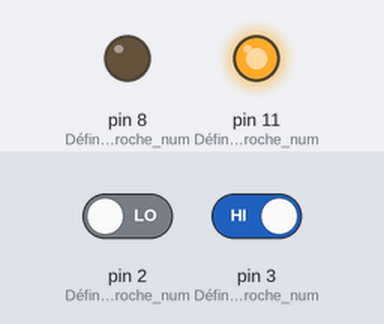
Bench run of a sketch on a simulated Arduino Uno, built with avr-gcc and run on an emulated ATmega328P. Parts: output pins drawn as LEDs (lit = HIGH). Dashed ring = blinking. The test bench sets the inputs (shaded band); at power-on: pin 2 (Définit_que_la_broche_num) LOW, pin 3 (Définit_que_la_broche_num) HIGH.

Above: at 1.2 s.
1.3 s: pin 2 (Définit_que_la_broche_num) driven HIGH
At 2.5 s:
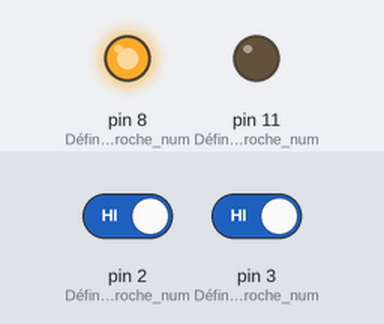
2.8 s: pin 3 (Définit_que_la_broche_num) driven LOW
At 3.0 s:
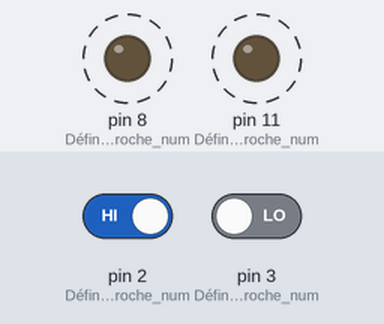
5.8 s: pin 3 (Définit_que_la_broche_num) driven HIGH
At 7.0 s:
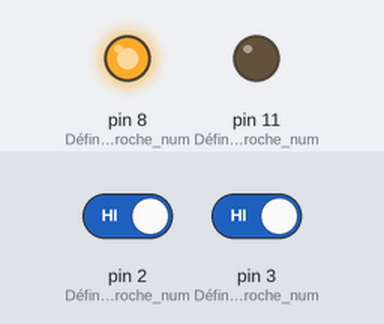
Timing chart, 0 to 8.8 s (numbered marks = the images above; inputs shaded):
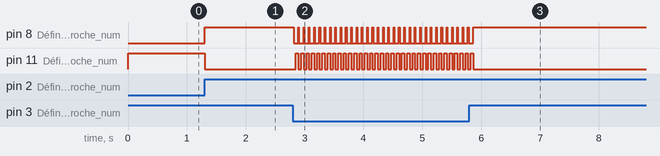

The sketch:

LED-bponoff-IntC.ino
```cpp
  int bpon ;                 // Met en place une variable ayant pour valeur un nombre entier naturel
  int bpoff ;                // Met en place une variable ayant pour valeur un nombre entier naturel
  boolean etat_bpoff = HIGH;

void setup() {

  pinMode(8, OUTPUT);         // Définit que la broche numéro 8 est une sortie
  pinMode(11, OUTPUT);        // Définit que la broche numéro 11 est une sortie
  pinMode(2, INPUT);          // Définit que la broche numéro 2 est une entrée
  pinMode(3, INPUT);          // Définit que la broche numéro 3 est une entrée
  digitalWrite (8, LOW);      // Met le niveau logique de la broche 8 à 0
  digitalWrite (11, HIGH);    // Met le niveau logique de la patte 11 à 1

}

void loop() {

  bpon = digitalRead (2);     // Attribue à la variable bpon la valeur logique de la broche numéro 2
  bpoff = digitalRead (3);    // Attribue à la variable bpoff la valeur logique de la broche numéro 3

  if (bpon == HIGH)           // Si la valeur de la variable bpon est de 1
  {
  digitalWrite(8, HIGH);      // Attribuer le niveau logique 1 à la broche 8
  digitalWrite(11, LOW);      // Attribuer le niveau logique 0 à la broche 11
  }

  delay(10);

  if (bpoff == LOW)           // Si la valeur de la variable bpoff est de 0
  {
  digitalWrite(8, LOW);       // Attribuer le niveau logique 0 à la patte 8
  delay (10);                 // Définit un délai de 10 millisecondes
  etat_bpoff = LOW ;
  }

  delay(10);

  while (bpoff == LOW && etat_bpoff == LOW)
  {
  digitalRead (3);
  etat_bpoff = HIGH ;
  delay(10);
  }

  delay(10);

  if (bpoff == LOW && etat_bpoff == HIGH)
  {
  digitalWrite(11, HIGH);
  delay(10);
  etat_bpoff = LOW;
  }

  delay(10);

  while (bpoff == LOW && etat_bpoff == LOW)
  {
  digitalRead (3);
  etat_bpoff = HIGH ;
  delay(10);
  }

  delay(10);

  }
```

Measured:
- after the input at 1.3 s, pin 8 (Définit_que_la_broche_num): LOW → HIGH at once; pin 11 (Définit_que_la_broche_num): HIGH → LOW at once
- after the input at 2.8 s, pin 8 (Définit_que_la_broche_num): alternates HIGH for 0.01 s and LOW for 0.08 s, starting at once; pin 11 (Définit_que_la_broche_num): alternates HIGH for 0.04 s and LOW for 0.05 s, starting after 0.05 s
- after the input at 5.8 s, pin 8 (Définit_que_la_broche_num): goes on until 5.9 s, then stays HIGH; pin 11 (Définit_que_la_broche_num): goes on until 5.9 s, then stays LOW
